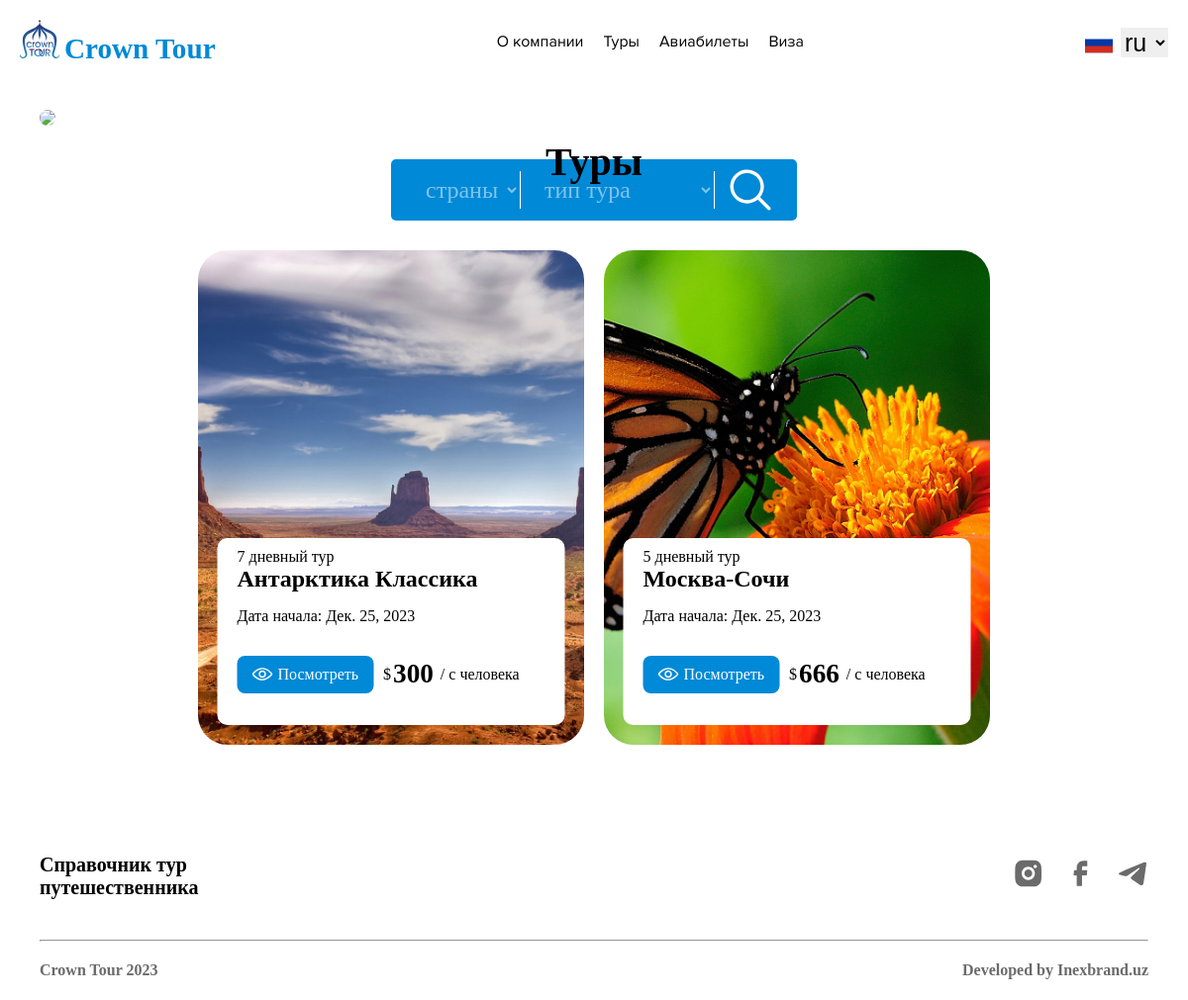
The app's page /turs with its own data.
### turs/models.py (models this page shows, shortened)
class Turs_obj(models.Model):
    TURS_TAYP = [
        ("Пляжный","Пляжный"),
        ("Национальный","Национальный"),
        ("Шоппинг","Шоппинг"),
        ("Экскурсии","Экскурсии"),
        ("Экстремальный","Экстремальный"),
        ("Горные лыжи","Горные лыжи"),
    ]
    type_turs = models.CharField(max_length=100, choices=TURS_TAYP)
    premium_comment = models.CharField('Описание уникального тура' , max_length=200)
    adout_comment = models.CharField('Примечание к туру' , max_length=200)
    premium = models.BooleanField('уникальный тур')
    img_tur = models.ImageField(upload_to='media/')
    name_tur = models.CharField('Название тура', max_length=250)
    season = models.CharField('Сезон', max_length=250)
    how_many_days = models.DecimalField('Сколько дней',  max_digits=20, decimal_places=0)
    how_many_nights = models.DecimalField('Сколько ночей', max_digits=20, decimal_places=0)
    create_day = models.DateField('день создания тура', default=date.today)
    duration_tur = models.DecimalField('длительность тура', max_digits=20, decimal_places=0)
    price = models.CharField('цена тура',max_length=250)
    arrival_day = models.DateField('прилёт')
    departure_day = models.DateField('вылет')
    comment_turs = models.TextField('Описание тура')
    hotel_name = models.CharField('название отеля', max_length=255)
    hotel_eat = models.CharField('Питание', max_length=255)
    hotel_number = models.CharField('Номер отеля', max_length=255)
    arrival_city = models.CharField('c какого города вылет', max_length=255)
    departure_city = models.CharField('в какой город прилёт', max_length=255)
    YesServices = models.ManyToManyField(IncludedPrice, verbose_name='Включено в стоимость:', related_name='NoIncludedPrice', null=True, blank=True)
    NoServices = models.ManyToManyField(IncludedPrice, verbose_name='Не включено в стоимость:', related_name='YesIncludedPrice', null=True, blank=True)
    tru_io = models.ManyToManyField(TourPlan, verbose_name='План тура', related_name='tru_io_pla', null=True, blank=True)
    class Meta:
        verbose_name = 'Тур'
        verbose_name_plural = 'Туры'

### turs/views.py (the view)
# urls.py: path('', views.index, name='flights'),
def index(request):
    arr = Turs_obj.objects.all()
    return render(request, 'turs/turHome.html', {'arr': arr})

### turs/templates/turs/turHome.html (shortened to what this page needs)
{% extends 'main/layout.html' %}
{% load static %}
{% load i18n %}
{% block style %}
<link rel="stylesheet" href="{% static 'turs/scss/turs.css' %}">
{% endblock %}
{% block content %}
<section class="head">
    <div class="cont">
        <div class="block">
            <img src="{% static 'turs/img/header_tur_img.png' %}">
            <p>{% trans 'Туры' %}</p>
        </div>
    </div>
</section>
<section class="search">
    <div class="cont">
        <div class="box">
            <div class="block">
                <select name="" id="select_citi">
                    <option value="" class="filter" data-city="defold">{% trans 'Страны' %}</option>
                </select>
                <select name="" id="select_view">
                    <option value="defold" class="filter" data-views="defold">{% trans 'Тип тура' %}</option>
                </select>
                <button>
                    <img src="{% static 'turs/img/search_icon.svg' %}">
                </button>
            </div>
        </div>
    </div>
</section>
<section class="Tours">
    <div class="cont">
        <div class="items">
            {% for i in arr %}
            <div class="item" id="tursElement" data-aos="zoom-out-up" data-arrival_city="{{i.arrival_city}}" data-departure_city="{{i.departure_city}}" data-view="{{i.type_turs}}" >
                <img src="media/{{i.img_tur}}">
                <div class="block">
                    <div class="top">
                        <p>{{i.duration_tur}} {% trans 'дневный тур' %}</p>
                        <h3>{{i.name_tur}}</h3>
                        <p>{% trans 'Дата начала:' %} {{i.departure_day}}</p>
                    </div>
                    <div class="bot">
                        <a href="{% url 'state-detail' i.id %}">
                            <img src="{% static 'turs/img/glas_icon.svg' %}">
                            <p>{% trans 'Посмотреть' %}</p>
                        </a>
                        <div class="mon">
                            <span>$</span>
                            {% if i.price|length > 3 %}
                                <span style="font-size: 15px;">
                                    {{i.price}}
                                </span>
                            {% else %}
                            <span>
                                {{i.price}}
                            </span>
                            {% endif %}
                            <span>{% trans '/ с человека' %}</span>
                        </div>
                    </div>
                </div>
            </div>
            {% endfor %}
        </div>
    </div>
</section>
{% endblock %}

### static/turs/scss/turs.css (style rules this page uses)
.head { margin-top: 25px; }
.head .block { position: relative; max-width: 1400px; max-height: 500px; margin: 0 auto; }
.head .block img { width: 100%; max-height: 500px; border-radius: 30px; -o-object-fit: cover; object-fit: cover; -o-object-position: center; object-position: center; }
.head .block p { color: #000; text-align: center; font-family: Kreadon; font-size: 40px; font-style: normal; font-weight: 600; line-height: normal; position: absolute; top: 0; width: 100%; padding-top: 29px; }
.search { margin-top: 30px; display: flex; }
.search .box { display: flex; justify-content: center; }
.search .block { display: inline-flex; padding: 10px 26px; align-items: center; gap: 15px; width: -moz-fit-content; width: fit-content; border-radius: 5px; background: #0089D7; }
.search .block select { border: 0; background-color: transparent; outline: none; color: rgba(255, 255, 255, 0.5); font-family: Kreadon; font-size: 24px; font-style: normal; font-weight: 400; line-height: normal; padding: 5px; border-right: 1px solid #fff; }
.search .block button { background: none; border: 0; width: 42px; height: 42px; display: flex; align-items: center; cursor: pointer; }
.search .block button img { width: 100%; height: 100%; }
.Tours { margin: 30px 0 110px; }
.Tours .items { display: flex; flex-wrap: wrap; row-gap: 30px; -moz-column-gap: 20px; column-gap: 20px; justify-content: center; }
.Tours .items .item { width: 390px; height: 500px; position: relative; border-radius: 20px; }
.Tours .items .item img { width: 100%; height: 100%; border-radius: 30px; -o-object-fit: cover; object-fit: cover; -o-object-position: center; object-position: center; }
.Tours .items .item .block { width: 90%; height: 189px; flex-shrink: 0; border-radius: 10px; background: #FFF; position: absolute; bottom: 20px; left: 50%; transform: translate(-50%, 0); padding: 10px 20px; }
.Tours .items .item .block .top p { color: #000; font-family: Kreadon; font-size: 16px; font-style: normal; font-weight: 400; line-height: normal; }
.Tours .items .item .block .top p:nth-child(3) { margin-top: 15px; }
.Tours .items .item .block .top h3 { color: #000; font-family: Kreadon; font-size: 24px; font-style: normal; font-weight: 700; line-height: normal; }
.Tours .items .item .block .bot { display: flex; align-items: center; gap: 10px; margin-top: 31px; }
.Tours .items .item .block .bot a { display: flex; padding: 10px 15px; align-items: center; gap: 5px; flex-shrink: 0; border: 0; border-radius: 8px; background: #0089D7; text-decoration: none; }
.Tours .items .item .block .bot a img { width: 21.001px; height: 12.727px; }
.Tours .items .item .block .bot a p { color: #FFF; font-family: Kreadon; font-size: 16px; font-style: normal; font-weight: 400; line-height: normal; }
.Tours .items .item .block .bot .mon { display: flex; align-items: center; }
.Tours .items .item .block .bot .mon span:nth-child(1) { color: #000; font-family: Kreadon; font-size: 16px; font-style: normal; font-weight: 400; line-height: normal; margin-right: 2px; }
.Tours .items .item .block .bot .mon span:nth-child(2) { color: #000; font-family: Kreadon; font-size: 27.2px; font-style: normal; font-weight: 700; line-height: normal; margin-right: 7px; }
.Tours .items .item .block .bot .mon span:nth-child(3) { color: #000; font-family: Kreadon; font-size: 16px; font-style: normal; font-weight: 400; line-height: normal; }

### static/main/scss/layout.css (style rules this page uses)
* { margin: 0; padding: 0; box-sizing: border-box; transition: all 0.3s; }
section { scroll-margin-top: 100px; }
.cont { max-width: 1440px; margin: 0 auto; padding: 0 10px; width: 95%; }

### records on screen
Turs_obj: img_tur (picture), duration_tur "7", name_tur "Антарктика Классика", departure_day "Дек. 25, 2023", price "300"
Turs_obj: img_tur (picture), duration_tur "5", name_tur "Москва-Сочи", departure_day "Дек. 25, 2023", price "666"

### other values on screen
form field value "ru"
